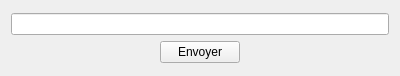
<?xml version="1.0" encoding="UTF-8"?>
<ui version="4.0">
 <class>MessagePersonnalise</class>
 <widget class="QWidget" name="MessagePersonnalise">
  <property name="geometry">
   <rect>
    <x>0</x>
    <y>0</y>
    <width>400</width>
    <height>76</height>
   </rect>
  </property>
  <property name="windowTitle">
   <string>Message Personnalisé</string>
  </property>
  <layout class="QGridLayout" name="gridLayout">
   <item row="0" column="0">
    <layout class="QVBoxLayout" name="verticalLayout">
     <item>
      <widget class="QLineEdit" name="lineEdit"/>
     </item>
     <item alignment="Qt::AlignHCenter">
      <widget class="QPushButton" name="pushButton">
       <property name="text">
        <string>Envoyer</string>
       </property>
      </widget>
     </item>
    </layout>
   </item>
  </layout>
 </widget>
 <resources/>
 <connections/>
</ui>
